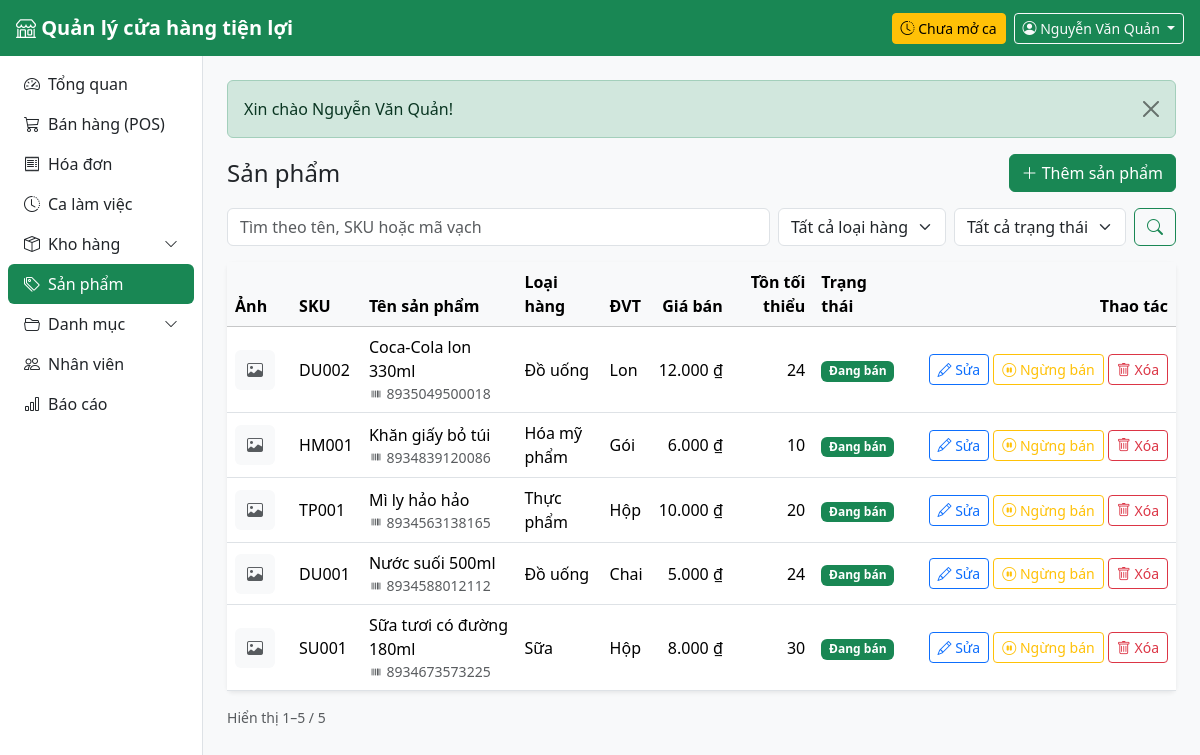
The app's page /public/products (signed in) with its own data.
### tables this page shows
CREATE TABLE users (
    id            INT UNSIGNED AUTO_INCREMENT PRIMARY KEY,
    store_id      INT UNSIGNED NOT NULL,
    role_id       TINYINT UNSIGNED NOT NULL,
    username      VARCHAR(50) NOT NULL UNIQUE,
    password_hash VARCHAR(255) NOT NULL,
    full_name     VARCHAR(100) NOT NULL,
    phone         VARCHAR(20),
    email         VARCHAR(100),
    is_active     TINYINT(1) NOT NULL DEFAULT 1,
    last_login_at DATETIME NULL,
    created_at    DATETIME NOT NULL DEFAULT CURRENT_TIMESTAMP,
    CONSTRAINT fk_users_store FOREIGN KEY (store_id) REFERENCES stores(id),
    CONSTRAINT fk_users_role  FOREIGN KEY (role_id)  REFERENCES roles(id)
);

CREATE TABLE products (
    id           INT UNSIGNED AUTO_INCREMENT PRIMARY KEY,
    sku          VARCHAR(30) NOT NULL UNIQUE,
    barcode      VARCHAR(30) UNIQUE,
    name         VARCHAR(150) NOT NULL,
    category_id  INT UNSIGNED NOT NULL,
    unit_id      INT UNSIGNED NOT NULL,
    sale_price   DECIMAL(12,0) NOT NULL CHECK (sale_price >= 0),
    min_stock    INT UNSIGNED NOT NULL DEFAULT 10,
    image        VARCHAR(255),
    is_active    TINYINT(1) NOT NULL DEFAULT 1,
    created_at   DATETIME NOT NULL DEFAULT CURRENT_TIMESTAMP,
    CONSTRAINT fk_products_category FOREIGN KEY (category_id) REFERENCES categories(id),
    CONSTRAINT fk_products_unit     FOREIGN KEY (unit_id)     REFERENCES units(id)
);

CREATE TABLE categories (
    id          INT UNSIGNED AUTO_INCREMENT PRIMARY KEY,
    name        VARCHAR(100) NOT NULL UNIQUE,
    description VARCHAR(255)
);

CREATE TABLE units (
    id          INT UNSIGNED AUTO_INCREMENT PRIMARY KEY,
    name        VARCHAR(50) NOT NULL UNIQUE         
);

### app/Views/products/index.php (the view, shortened to what the rows shown need)
<div class="d-flex flex-wrap justify-content-between align-items-center gap-2 mb-3">
    <h1 class="h4 mb-0">Sản phẩm</h1>
    <a href="<?= url('/products/create') ?>" class="btn btn-success">
        <i class="bi bi-plus-lg"></i> Thêm sản phẩm
    </a>
</div>
<div class="mb-3">
</div>
<div class="card border-0 shadow-sm">
    <div class="table-responsive">
        <table class="table table-hover align-middle mb-0">
            <thead class="table-light">
                <tr>
                    <th style="width: 64px">Ảnh</th>
                    <th>SKU</th>
                    <th>Tên sản phẩm</th>
                    <th>Loại hàng</th>
                    <th>ĐVT</th>
                    <th class="text-end">Giá bán</th>
                    <th class="text-end">Tồn tối thiểu</th>
                    <th>Trạng thái</th>
                    <th class="text-end" style="width: 270px">Thao tác</th>
                </tr>
            </thead>
            <tbody>
            <?php foreach ($products as $p): ?>
                <?php $active = (int) $p['is_active'] === 1; ?>
                <tr class="<?= $active ? '' : 'text-muted' ?>">
                    <td>
                        <?php if ($p['image']): ?>
                            <img src="<?= e(asset($p['image'])) ?>" alt="" width="40" height="40" class="rounded object-fit-cover">
                        <?php else: ?>
                            <span class="d-inline-flex align-items-center justify-content-center bg-light rounded" style="width: 40px; height: 40px">
                                <i class="bi bi-image text-muted"></i>
                            </span>
                        <?php endif; ?>
                    </td>
                    <td class="text-nowrap"><?= e($p['sku']) ?></td>
                    <td>
                        <div class="fw-medium"><?= e($p['name']) ?></div>
                        <?php if ($p['barcode'] !== null): ?>
                            <div class="small text-muted"><i class="bi bi-upc"></i> <?= e($p['barcode']) ?></div>
                        <?php endif; ?>
                    </td>
                    <td><?= e($p['category_name']) ?></td>
                    <td><?= e($p['unit_name']) ?></td>
                    <td class="text-end text-nowrap"><?= money($p['sale_price']) ?></td>
                    <td class="text-end"><?= e($p['min_stock']) ?></td>
                    <td>
                        <?php if ($active): ?>
                            <span class="badge text-bg-success">Đang bán</span>
                        <?php else: ?>
                            <span class="badge text-bg-secondary">Ngừng bán</span>
                        <?php endif; ?>
                    </td>
                    <td class="text-end text-nowrap">
                        <a href="<?= url("/products/{$p['id']}/edit") ?>" class="btn btn-sm btn-outline-primary">
                            <i class="bi bi-pencil"></i> Sửa
                        </a>
                        <?php partial('delete_button', [
                            'action'  => url("/products/{$p['id']}/toggle"),
                            'message' => ($active ? 'Ngừng bán "' : 'Mở bán lại "') . $p['name'] . '"?',
                            'label'   => $active ? 'Ngừng bán' : 'Mở bán',
                            'icon'    => $active ? 'pause-circle' : 'play-circle',
                            'class'   => $active ? 'btn-outline-warning' : 'btn-outline-success',
                        ]) ?>
                    </td>
                </tr>
            <?php endforeach; ?>
            </tbody>
        </table>
    </div>
</div>

### app/Views/partials/delete_button.php (shortened to what the rows shown need)
<form method="post" action="<?= e($action) ?>" class="d-inline"
      onsubmit="return confirm(<?= e(json_encode($message ?? 'Bạn chắc chắn muốn xóa?', JSON_UNESCAPED_UNICODE)) ?>)">
    <button class="btn btn-sm <?= e($class ?? 'btn-outline-danger') ?>">
        <i class="bi bi-<?= e($icon ?? 'trash') ?>"></i> <?= e($label ?? 'Xóa') ?>
    </button>
</form>

### app/Core/Router.php (shortened to what the rows shown need)
<?php
class Router
{
    private array $routes = [];
    private function add(string $method, string $path, array $action, ?array $roles): void
    {
        $this->routes[] = compact('method', 'pattern', 'action', 'roles');
    }
    public function dispatch(string $method, string $uri): void
    {
        $path = parse_url($uri, PHP_URL_PATH) ?? '/';
        $base = App::basePath();
        if ($base !== '' && str_starts_with($path, $base)) {
            $path = substr($path, strlen($base));
        }
        $path = '/' . trim(preg_replace('#^/index\.php#', '', $path), '/');
        foreach ($this->routes as $route) {
            if ($route['method'] !== $method || !preg_match($route['pattern'], $path, $m)) {
                continue;
            }
            if ($route['roles'] !== null) {
                Auth::requireLogin();
            }
            [$class, $fn] = $route['action'];
            $params = array_filter($m, 'is_string', ARRAY_FILTER_USE_KEY);
            (new $class())->$fn(...$params);
            return;
        }
    }
}

### app/Views/layouts/main.php (shortened to what the rows shown need)
<?php
$user = Auth::user();
$menu = [
    ['/',          'speedometer2', 'Tổng quan',     ['admin', 'cashier', 'warehouse']],
    ['/pos',       'cart3',        'Bán hàng (POS)', ['admin', 'cashier']],
    ['/orders',    'receipt',      'Hóa đơn',        ['admin', 'cashier']],
    ['/shifts',    'clock-history', 'Ca làm việc',   ['admin', 'cashier']],
    ['#warehouse', 'box-seam',     'Kho hàng',       ['admin', 'warehouse'], [
        ['/inventory', 'Tồn kho'],
        ['/receipts',  'Phiếu nhập'],
    ]],
    ['/products',  'tags',         'Sản phẩm',       ['admin']],
    ['#catalog',   'folder2-open', 'Danh mục',       ['admin'], [
        ['/categories', 'Loại hàng'],
        ['/units',      'Đơn vị tính'],
        ['/suppliers',  'Nhà cung cấp'],
    ]],
    ['/users',     'people',       'Nhân viên',      ['admin']],
    ['/reports',   'bar-chart',    'Báo cáo',        ['admin']],
];
?>
<!doctype html>
<html lang="vi">
<head>
    <link rel="stylesheet" href="https://cdn.jsdelivr.net/npm/bootstrap@5.3.3/dist/css/bootstrap.min.css">
    <link rel="stylesheet" href="https://cdn.jsdelivr.net/npm/bootstrap-icons@1.11.3/font/bootstrap-icons.min.css">
    <link rel="stylesheet" href="<?= asset('css/app.css') ?>">
</head>
<body class="bg-body-tertiary">
<nav class="navbar navbar-dark bg-success sticky-top px-3">
    <a class="navbar-brand fw-semibold me-auto" href="<?= url('/') ?>">
        <i class="bi bi-shop"></i> <?= e(App::config('app.name')) ?>
    </a>
    <?php if (Auth::hasRole('admin', 'cashier')): ?>
        <?php $myShift = (new Shift())->findOpenByUser((int) $user['id']); ?>
        <a href="<?= url('/shifts') ?>" class="btn btn-sm me-2 <?= $myShift ? 'btn-light text-success' : 'btn-warning' ?>">
            <i class="bi bi-clock-history"></i>
            <?= $myShift ? 'Ca mở từ ' . e(date('H:i', strtotime($myShift['opened_at']))) : 'Chưa mở ca' ?>
        </a>
    <?php endif; ?>
    <div class="dropdown">
        <button class="btn btn-outline-light btn-sm dropdown-toggle" data-bs-toggle="dropdown">
            <i class="bi bi-person-circle"></i>
            <span class="d-none d-sm-inline"><?= e($user['full_name']) ?></span>
        </button>
    </div>
</nav>
<div class="d-flex">
    <aside class="offcanvas-lg offcanvas-start sidebar bg-white border-end" id="sidebar" tabindex="-1">
        <nav class="nav nav-pills flex-column p-2">
            <?php foreach ($menu as $i => $item): ?>
                <?php
                [$href, $icon, $label, $roles] = $item;
                $children = $item[4] ?? [];
                ?>
                <?php if ($children): ?>
                    <?php $open = array_filter($children, fn($c) => active($c[0]) !== ''); ?>
                    <a class="nav-link d-flex justify-content-between align-items-center <?= $open ? 'fw-semibold text-success' : '' ?>"
                       data-bs-toggle="collapse" href="#menu-group-<?= $i ?>" role="button"
                       aria-expanded="<?= $open ? 'true' : 'false' ?>" aria-controls="menu-group-<?= $i ?>">
                        <span><i class="bi bi-<?= $icon ?> me-2"></i><?= e($label) ?></span>
                        <i class="bi bi-chevron-down small"></i>
                    </a>
                <?php else: ?>
                    <a class="nav-link <?= active($href) ?>" href="<?= url($href) ?>">
                        <i class="bi bi-<?= $icon ?> me-2"></i><?= e($label) ?>
                    </a>
                <?php endif; ?>
            <?php endforeach; ?>
        </nav>
    </aside>
    <main class="flex-grow-1 p-3 p-md-4 min-vw-0">
        <?php foreach (Session::pullFlash() as $f): ?>
            <div class="alert alert-<?= e($f['type']) ?> alert-dismissible fade show">
                <?= e($f['message']) ?>
                <button type="button" class="btn-close" data-bs-dismiss="alert"></button>
            </div>
        <?php endforeach; ?>
        <?= $content ?>
    </main>
</div>
</body>
</html>

### records on screen
users: full_name "Nguyễn Văn Quản"
products: sku "DU002", name "Coca-Cola lon 330ml", barcode "8935049500018", category.name "Đồ uống", unit.name "Lon", sale_price "12.000 ₫", min_stock "24", is_active "Đang bán", label "Ngừng bán Xóa"
products: sku "HM001", name "Khăn giấy bỏ túi", barcode "8934839120086", category.name "Hóa mỹ phẩm", unit.name "Gói", sale_price "6.000 ₫", min_stock "10", is_active "Đang bán", label "Ngừng bán Xóa"
products: sku "TP001", name "Mì ly hảo hảo", barcode "8934563138165", category.name "Thực phẩm", unit.name "Hộp", sale_price "10.000 ₫", min_stock "20", is_active "Đang bán", label "Ngừng bán Xóa"
products: sku "DU001", name "Nước suối 500ml", barcode "8934588012112", category.name "Đồ uống", unit.name "Chai", sale_price "5.000 ₫", min_stock "24", is_active "Đang bán", label "Ngừng bán Xóa"
products: sku "SU001", name "Sữa tươi có đường 180ml", barcode "8934673573225", category.name "Sữa", unit.name "Hộp", sale_price "8.000 ₫", min_stock "30", is_active "Đang bán", label "Ngừng bán Xóa"

### other values on screen
$label "Tổng quan"
$label "Bán hàng (POS)"
$label "Hóa đơn"
$label "Ca làm việc"
$label "Kho hàng"
$label "Sản phẩm"
$label "Danh mục"
$label "Nhân viên"
$label "Báo cáo"
$f['message'] "Xin chào Nguyễn Văn Quản!"
$paginator->summary() "Hiển thị 1–5 / 5"
form field category_id "Tất cả loại hàng"
form field status "Tất cả trạng thái"
